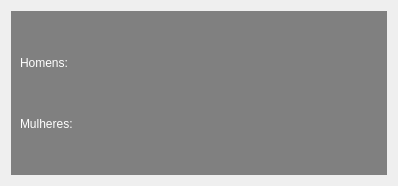
<?xml version="1.0" encoding="UTF-8"?>
<ui version="4.0">
 <class>Dialog</class>
 <widget class="QDialog" name="Dialog">
  <property name="geometry">
   <rect>
    <x>0</x>
    <y>0</y>
    <width>398</width>
    <height>186</height>
   </rect>
  </property>
  <property name="windowTitle">
   <string>total_sex</string>
  </property>
  <layout class="QVBoxLayout" name="verticalLayout">
   <item>
    <widget class="QWidget" name="widget" native="true">
     <property name="styleSheet">
      <string notr="true">background-color: gray;</string>
     </property>
     <layout class="QGridLayout" name="gridLayout">
      <item row="0" column="0">
       <widget class="QLabel" name="label_homens">
        <property name="maximumSize">
         <size>
          <width>100</width>
          <height>25</height>
         </size>
        </property>
        <property name="styleSheet">
         <string notr="true">color: white;
font: bold 11pt &quot;Arial&quot;;</string>
        </property>
        <property name="text">
         <string>Homens:</string>
        </property>
       </widget>
      </item>
      <item row="0" column="1">
       <widget class="QLabel" name="label_homens_sal">
        <property name="maximumSize">
         <size>
          <width>16777215</width>
          <height>25</height>
         </size>
        </property>
        <property name="styleSheet">
         <string notr="true">color: rgb(170, 0, 0);
font: bold 11pt &quot;Arial&quot;;</string>
        </property>
        <property name="text">
         <string/>
        </property>
       </widget>
      </item>
      <item row="1" column="0">
       <widget class="QLabel" name="label_mulheres">
        <property name="maximumSize">
         <size>
          <width>100</width>
          <height>25</height>
         </size>
        </property>
        <property name="styleSheet">
         <string notr="true">color: white;
font: bold 11pt &quot;Arial&quot;;</string>
        </property>
        <property name="text">
         <string>Mulheres:</string>
        </property>
       </widget>
      </item>
      <item row="1" column="1">
       <widget class="QLabel" name="label_mulheres_sal">
        <property name="maximumSize">
         <size>
          <width>16777215</width>
          <height>25</height>
         </size>
        </property>
        <property name="styleSheet">
         <string notr="true">color: rgb(170, 0, 0);
font: bold 11pt &quot;Arial&quot;;</string>
        </property>
        <property name="text">
         <string/>
        </property>
       </widget>
      </item>
     </layout>
    </widget>
   </item>
  </layout>
 </widget>
 <resources/>
 <connections/>
</ui>
